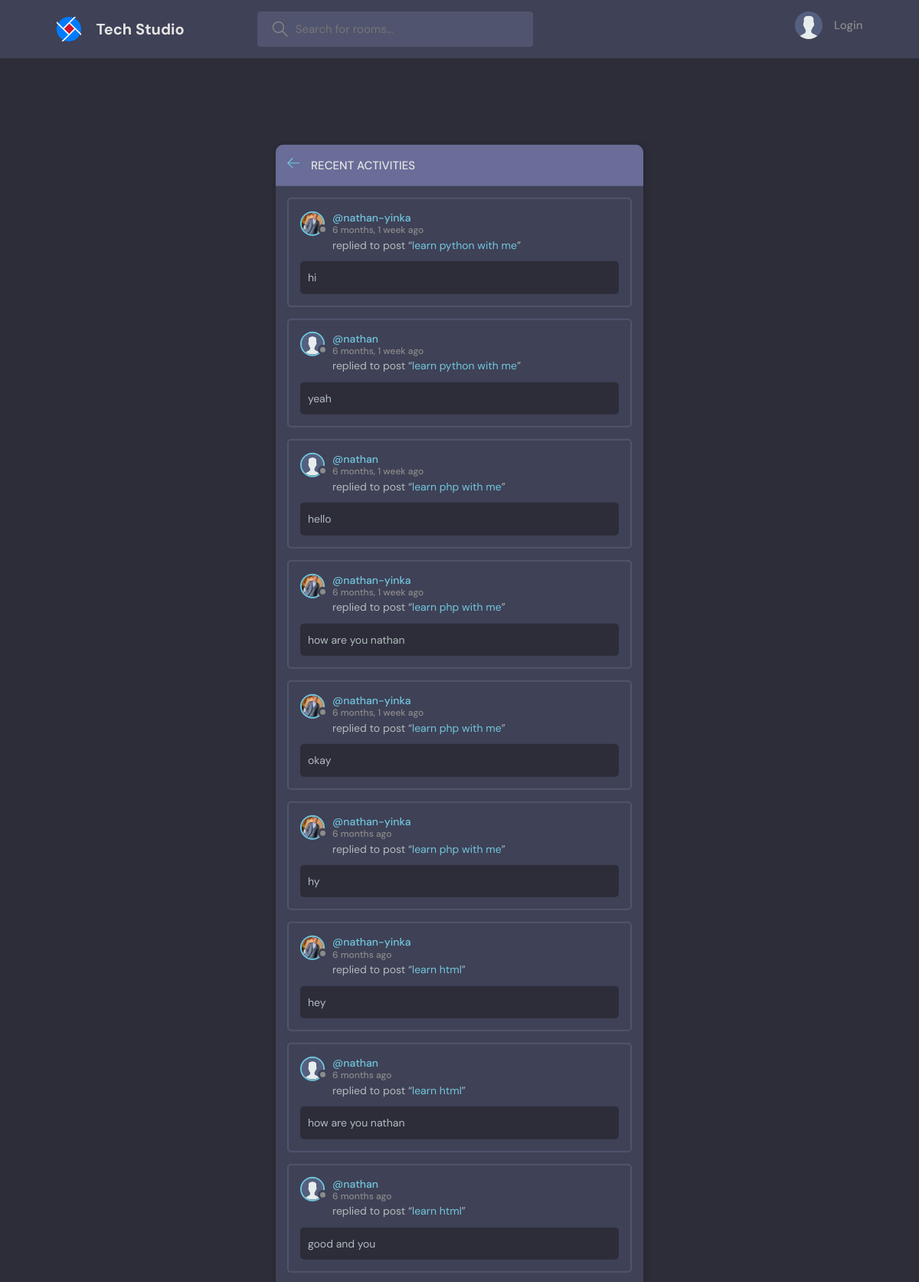
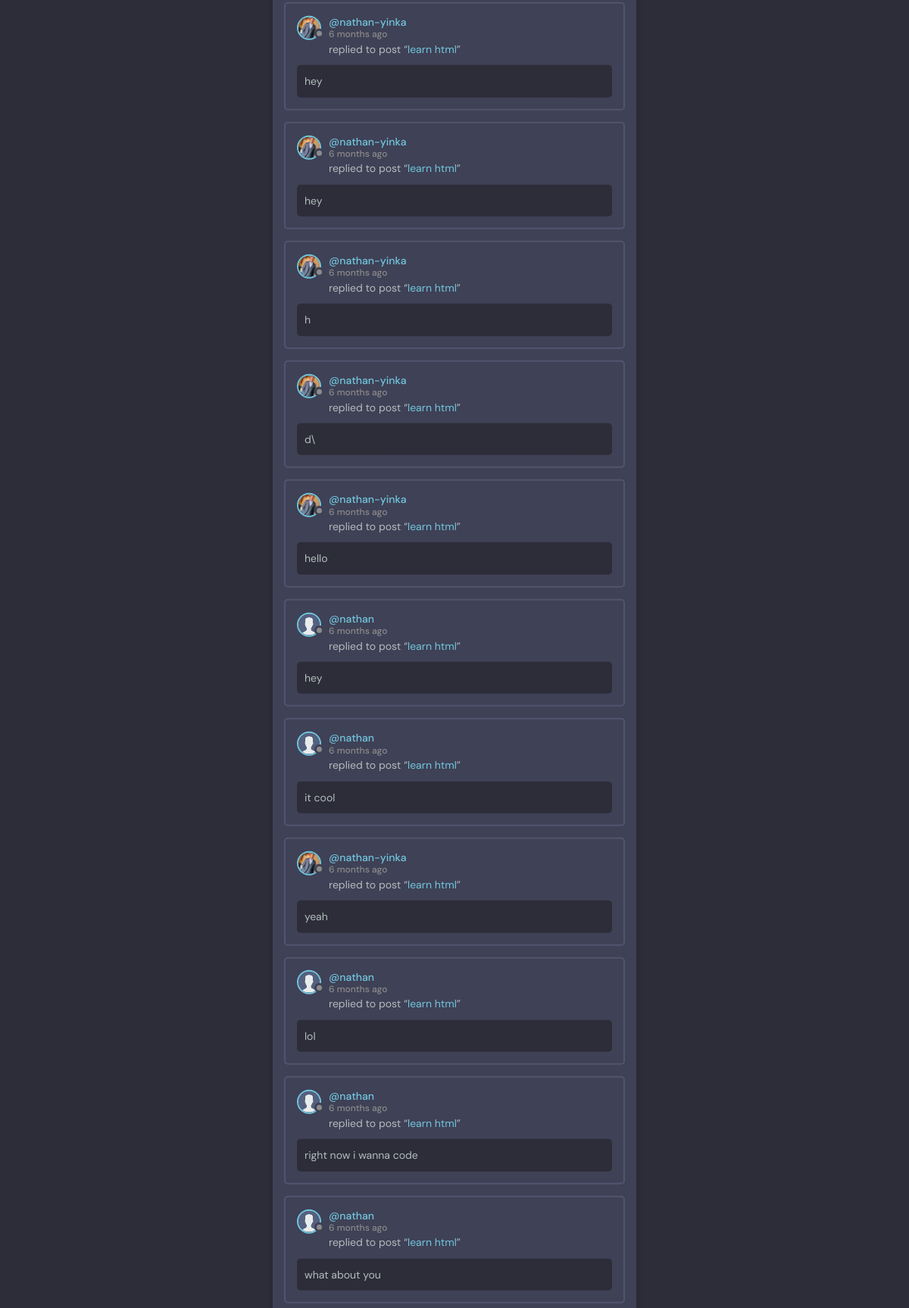
The page /activity/ (upper part) on the database its author committed (2 pictures, top to bottom).
### base/models.py (models this page shows, shortened)
class Message(models.Model):
    user = models.ForeignKey(User, on_delete=models.CASCADE)
    room = models.ForeignKey('Room', on_delete=models.CASCADE,) # CASCADE means will delete after the room has been deleted
    body = models.TextField()
    updated = models.DateTimeField(auto_now=True)
    created = models.DateTimeField(auto_now_add=True)

class User(AbstractUser):
    name = models.CharField(max_length=200, null=True)
    email = models.EmailField(unique=True, null=True)
    bio = models.TextField(null=True, blank=True)
    avatar = models.ImageField(null=True, default="https://res.cloudinary.com/dtostqvav/image/upload/v1707223140/kgeg16zar09uqry5xdh6.svg",upload_to='discord_user_dp')
    followers = models.ManyToManyField("self", symmetrical=False, related_name="users_following", blank=True)
    following = models.ManyToManyField("self", symmetrical=False, related_name="users_followed_by", blank=True)
    def __str__(self):
        return self.username

class Room(models.Model):
    host = models.ForeignKey(User,on_delete=models.SET_NULL, null= True)
    topic = models.ForeignKey(Topic, on_delete=models.SET_NULL, null= True)
    participants = models.ManyToManyField(User, related_name="participants", blank= True,)
    name = models.CharField(max_length= 250)
    description = models.TextField(null=True, blank=True)
    updated = models.DateTimeField(auto_now=True)
    created = models.DateTimeField(auto_now_add=True)
    def __str__(self):
        return self.name
    class Meta:
        ordering = ["-updated", "-created"]

### base/views.py (the view)
# urls.py: path("activity/", views.activityPage, name = "activity"),
def activityPage(request):
    room_messages = Message.objects.all()
    return render(request, "base/activity.html",{"room_messages":room_messages})

### base/templates/base/activity.html (shortened to what this page needs)
{% extends "base.html" %}
{% block content %}
    <main class="layout">
      <div class="container">
        <div class="layout__box">
          <div class="layout__boxHeader">
            <div class="layout__boxTitle">
              <a href="{% url 'home' %}">
                <svg version="1.1" xmlns="http://www.w3.org/2000/svg" width="32" height="32" viewBox="0 0 32 32">
                  <title>arrow-left</title>
                  <path
                    d="M13.723 2.286l-13.723 13.714 13.719 13.714 1.616-1.611-10.96-10.96h27.625v-2.286h-27.625l10.965-10.965-1.616-1.607z"
                  ></path>
                </svg>
              </a>
              <h3>Recent Activities</h3>
            </div>
          </div>
          {% for message in room_messages %}
    <div class="activities__box">
        <div class="activities__boxHeader roomListRoom__header">
            <a href="{% url 'user' message.user.id %}" class="roomListRoom__author">
                <div class="avatar avatar--small">
                    <img src="{{message.user.avatar.url}}" />
                </div>
                <p>
                    @{{message.user}}
                    <span>{{message.created |timesince }} ago</span>
                </p>
            </a>
        </div>
        <div class="activities__boxContent">
            <p>replied to post “<a href="{% url 'room' message.room.id %}">{{message.room}}</a>”</p>
            <div class="activities__boxRoomContent">
                {% if message.body|length > 25 %}
                {{ message.body|slice:":50" }} ...
                {% else %}
                {{ message.body }}
                {% endif %}
            </div>
        </div>
    </div>
    {% endfor %}
        </div>
      </div>
    </main>
{% endblock content %}

### static/styles/style.css (style rules this page uses)
:root { --color-main: #71c6dd; --color-main-light: #e1f6fb; --color-dark: #3f4156; --color-dark-medium: #51546e; --color-dark-light: #696d97; --color-light: #e5e5e5; --color-gray: #8b8b8b; --color-light-gray: #b2bdbd; --color-bg: #2d2d39; --color-success: #5dd693; --color-error: #fc4b0b; }
* { font-family: "DM Sans", -apple-system, BlinkMacSystemFont, "Segoe UI", Roboto, Oxygen, Ubuntu, Cantarell, "Open Sans", "Helvetica Neue", sans-serif; margin: 0; padding: 0; box-sizing: border-box; text-rendering: optimizeLegibility; font-size: inherit; }
html { font-size: 56.25%; }
@media only screen and (min-width: 1200px) { html { font-size: 62.5%; } }
body { line-height: 1.6; font-weight: 400; font-size: 1.5rem; color: var(--color-light-gray); background-color: var(--color-bg); min-height: 100vh; }
img { width: 100%; }
a { display: inline-block; color: var(--color-main); text-decoration: none; }
.container { max-width: 120rem; width: 90%; margin: auto; }
.avatar { position: relative; display: inline-block; border-radius: 50%; border: 2px solid var(--color-main); }
.avatar img { display: block; border-radius: 50%; object-fit: cover; object-position: center; }
.avatar::after { content: ""; display: block; position: absolute; background-color: var(--color-gray); z-index: 111; border-radius: 50%; border: 0.3rem solid var(--color-dark); }
.avatar.avatar--small img { width: 2.8rem; height: 2.8rem; }
.avatar.avatar--small:after { width: 0.7rem; height: 0.7rem; bottom: 0px; right: -6px; }
.layout { margin-top: 2.4rem; }
.layout > .container { display: flex; justify-content: space-between; align-items: flex-start; }
.layout__box { width: 90%; max-width: 48rem; min-height: 40rem; position: absolute; top: 50%; left: 50%; transform: translate(-50%, -46%); background-color: var(--color-dark); border-radius: 1rem; box-shadow: 1px 1px 6px 3px rgba(0, 0, 0, 0.1); overflow: hidden; }
.layout__boxHeader { display: flex; padding: 1.5rem; background-color: var(--color-dark-light); }
.layout__boxTitle { display: flex; gap: 1.5rem; align-items: center; }
.layout__boxTitle h3 { text-transform: uppercase; font-weight: 500; color: var(--color-light); }
.layout__boxTitle svg { width: 1.6rem; height: 1.6rem; fill: var(--color-main); }
.roomListRoom__header { display: flex; justify-content: space-between; align-items: center; }
.roomListRoom__author { font-weight: 500; display: flex; align-items: center; gap: 1rem; }
.activities__box { margin: 1.5rem; padding: 1.5rem; border: 2px solid var(--color-dark-medium); border-radius: 5px; }
.activities__boxHeader p { font-size: 1.4rem; line-height: 1.3; }
.activities__boxHeader p span { color: var(--color-gray); font-size: 1.2rem; display: block; }
.activities__boxContent { margin-left: 4.2rem; }
.activities__boxContent { font-size: 1.4rem; }
.activities__boxRoomContent { background: var(--color-bg); padding: 1rem; border-radius: 5px; margin-top: 1rem; margin-left: -4.2rem; }

### rows shown on the page
Message: user.avatar (picture), user "nathan-yinka", created "6 months, 1 week", room "learn python with me", body "hi"
Message: user.avatar (placeholder picture), user "nathan", created "6 months, 1 week", room "learn python with me", body "yeah"
Message: user.avatar (placeholder picture), user "nathan", created "6 months, 1 week", room "learn php with me", body "hello"
Message: user.avatar (picture), user "nathan-yinka", created "6 months, 1 week", room "learn php with me", body "how are you nathan"
Message: user.avatar (picture), user "nathan-yinka", created "6 months, 1 week", room "learn php with me", body "okay"
Message: user.avatar (picture), user "nathan-yinka", created "6 months", room "learn php with me", body "hy"
Message: user.avatar (picture), user "nathan-yinka", created "6 months", room "learn html", body "hey"
Message: user.avatar (placeholder picture), user "nathan", created "6 months", room "learn html", body "how are you nathan"
Message: user.avatar (placeholder picture), user "nathan", created "6 months", room "learn html", body "good and you"
Message: user.avatar (picture), user "nathan-yinka", created "6 months", room "learn html", body "hey"
Message: user.avatar (picture), user "nathan-yinka", created "6 months", room "learn html", body "hey"
Message: user.avatar (picture), user "nathan-yinka", created "6 months", room "learn html", body "h"
Message: user.avatar (picture), user "nathan-yinka", created "6 months", room "learn html", body "d\\"
Message: user.avatar (picture), user "nathan-yinka", created "6 months", room "learn html", body "hello"
Message: user.avatar (placeholder picture), user "nathan", created "6 months", room "learn html", body "hey"
Message: user.avatar (placeholder picture), user "nathan", created "6 months", room "learn html", body "it cool"
Message: user.avatar (picture), user "nathan-yinka", created "6 months", room "learn html", body "yeah"
Message: user.avatar (placeholder picture), user "nathan", created "6 months", room "learn html", body "lol"
Message: user.avatar (placeholder picture), user "nathan", created "6 months", room "learn html", body "right now i wanna code"
Message: user.avatar (placeholder picture), user "nathan", created "6 months", room "learn html", body "what about you"
